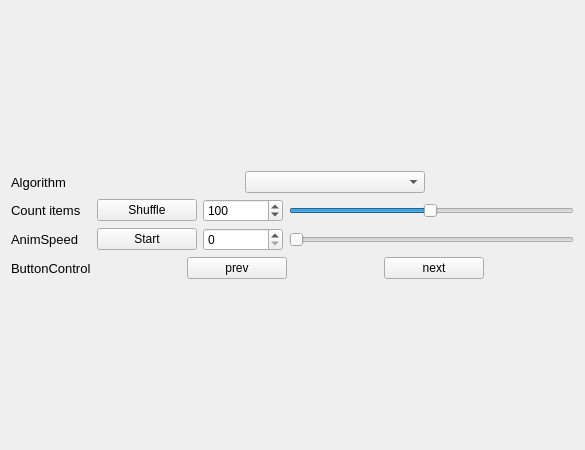
<?xml version="1.0" encoding="UTF-8"?>
<ui version="4.0">
 <class>MainWindow</class>
 <widget class="QMainWindow" name="MainWindow">
  <property name="geometry">
   <rect>
    <x>0</x>
    <y>0</y>
    <width>585</width>
    <height>450</height>
   </rect>
  </property>
  <property name="sizePolicy">
   <sizepolicy hsizetype="Fixed" vsizetype="Fixed">
    <horstretch>0</horstretch>
    <verstretch>0</verstretch>
   </sizepolicy>
  </property>
  <property name="windowTitle">
   <string>MainWindow</string>
  </property>
  <widget class="QWidget" name="centralWidget">
   <layout class="QVBoxLayout" name="verticalLayout">
    <item>
     <layout class="QHBoxLayout" name="lyPainter"/>
    </item>
    <item>
     <layout class="QGridLayout" name="lyGrid">
      <item row="3" column="1">
       <layout class="QGridLayout" name="gridLayout_3">
        <item row="0" column="2">
         <spacer name="horizontalSpacer">
          <property name="orientation">
           <enum>Qt::Horizontal</enum>
          </property>
          <property name="sizeHint" stdset="0">
           <size>
            <width>40</width>
            <height>20</height>
           </size>
          </property>
         </spacer>
        </item>
        <item row="0" column="3">
         <widget class="QPushButton" name="next_btn">
          <property name="minimumSize">
           <size>
            <width>100</width>
            <height>0</height>
           </size>
          </property>
          <property name="text">
           <string>next</string>
          </property>
         </widget>
        </item>
        <item row="0" column="1">
         <widget class="QPushButton" name="back_btn">
          <property name="minimumSize">
           <size>
            <width>100</width>
            <height>0</height>
           </size>
          </property>
          <property name="text">
           <string>prev</string>
          </property>
         </widget>
        </item>
        <item row="0" column="0">
         <spacer name="horizontalSpacer_2">
          <property name="orientation">
           <enum>Qt::Horizontal</enum>
          </property>
          <property name="sizeHint" stdset="0">
           <size>
            <width>40</width>
            <height>20</height>
           </size>
          </property>
         </spacer>
        </item>
        <item row="0" column="4">
         <spacer name="horizontalSpacer_3">
          <property name="orientation">
           <enum>Qt::Horizontal</enum>
          </property>
          <property name="sizeHint" stdset="0">
           <size>
            <width>40</width>
            <height>20</height>
           </size>
          </property>
         </spacer>
        </item>
       </layout>
      </item>
      <item row="2" column="1">
       <layout class="QGridLayout" name="gridLayout_2">
        <item row="0" column="1">
         <widget class="QSpinBox" name="AnimSpeed_spin">
          <property name="sizePolicy">
           <sizepolicy hsizetype="Minimum" vsizetype="Fixed">
            <horstretch>0</horstretch>
            <verstretch>0</verstretch>
           </sizepolicy>
          </property>
          <property name="minimumSize">
           <size>
            <width>80</width>
            <height>23</height>
           </size>
          </property>
         </widget>
        </item>
        <item row="0" column="0">
         <widget class="QPushButton" name="Start_btn">
          <property name="sizePolicy">
           <sizepolicy hsizetype="Fixed" vsizetype="Fixed">
            <horstretch>0</horstretch>
            <verstretch>0</verstretch>
           </sizepolicy>
          </property>
          <property name="minimumSize">
           <size>
            <width>100</width>
            <height>21</height>
           </size>
          </property>
          <property name="text">
           <string>Start</string>
          </property>
         </widget>
        </item>
        <item row="0" column="2">
         <widget class="QSlider" name="AnimSpeed_slider">
          <property name="sizePolicy">
           <sizepolicy hsizetype="Expanding" vsizetype="Fixed">
            <horstretch>0</horstretch>
            <verstretch>0</verstretch>
           </sizepolicy>
          </property>
          <property name="minimumSize">
           <size>
            <width>150</width>
            <height>0</height>
           </size>
          </property>
          <property name="font">
           <font>
            <pointsize>10</pointsize>
           </font>
          </property>
          <property name="orientation">
           <enum>Qt::Horizontal</enum>
          </property>
         </widget>
        </item>
       </layout>
      </item>
      <item row="0" column="0">
       <widget class="QLabel" name="Alg_lbl">
        <property name="sizePolicy">
         <sizepolicy hsizetype="Fixed" vsizetype="Preferred">
          <horstretch>0</horstretch>
          <verstretch>0</verstretch>
         </sizepolicy>
        </property>
        <property name="font">
         <font>
          <pointsize>10</pointsize>
         </font>
        </property>
        <property name="text">
         <string>Algorithm</string>
        </property>
       </widget>
      </item>
      <item row="2" column="0">
       <widget class="QLabel" name="AnimSpeed_lbl">
        <property name="font">
         <font>
          <pointsize>10</pointsize>
         </font>
        </property>
        <property name="text">
         <string>AnimSpeed</string>
        </property>
        <property name="alignment">
         <set>Qt::AlignLeading|Qt::AlignLeft|Qt::AlignVCenter</set>
        </property>
       </widget>
      </item>
      <item row="3" column="0">
       <widget class="QLabel" name="ButtonControl_LBL">
        <property name="font">
         <font>
          <pointsize>10</pointsize>
         </font>
        </property>
        <property name="text">
         <string>ButtonControl</string>
        </property>
       </widget>
      </item>
      <item row="1" column="0">
       <widget class="QLabel" name="Count_items_lbl">
        <property name="font">
         <font>
          <pointsize>10</pointsize>
         </font>
        </property>
        <property name="text">
         <string>Count items</string>
        </property>
       </widget>
      </item>
      <item row="0" column="1">
       <layout class="QGridLayout" name="gridLayout">
        <item row="0" column="0">
         <widget class="QComboBox" name="Algos_combobox">
          <property name="sizePolicy">
           <sizepolicy hsizetype="Fixed" vsizetype="Fixed">
            <horstretch>0</horstretch>
            <verstretch>0</verstretch>
           </sizepolicy>
          </property>
          <property name="minimumSize">
           <size>
            <width>180</width>
            <height>0</height>
           </size>
          </property>
         </widget>
        </item>
       </layout>
      </item>
      <item row="1" column="1">
       <layout class="QHBoxLayout" name="horizontalLayout">
        <item>
         <widget class="QPushButton" name="shuffle_btn">
          <property name="sizePolicy">
           <sizepolicy hsizetype="Fixed" vsizetype="Fixed">
            <horstretch>0</horstretch>
            <verstretch>0</verstretch>
           </sizepolicy>
          </property>
          <property name="minimumSize">
           <size>
            <width>100</width>
            <height>0</height>
           </size>
          </property>
          <property name="text">
           <string>Shuffle</string>
          </property>
         </widget>
        </item>
        <item>
         <widget class="QSpinBox" name="count_items_spin">
          <property name="enabled">
           <bool>true</bool>
          </property>
          <property name="minimumSize">
           <size>
            <width>80</width>
            <height>0</height>
           </size>
          </property>
          <property name="minimum">
           <number>2</number>
          </property>
          <property name="maximum">
           <number>200</number>
          </property>
          <property name="value">
           <number>100</number>
          </property>
          <property name="displayIntegerBase">
           <number>10</number>
          </property>
         </widget>
        </item>
        <item>
         <widget class="QSlider" name="count_items_slider">
          <property name="minimum">
           <number>2</number>
          </property>
          <property name="maximum">
           <number>200</number>
          </property>
          <property name="value">
           <number>100</number>
          </property>
          <property name="orientation">
           <enum>Qt::Horizontal</enum>
          </property>
         </widget>
        </item>
       </layout>
      </item>
     </layout>
    </item>
   </layout>
  </widget>
 </widget>
 <layoutdefault spacing="6" margin="11"/>
 <resources/>
 <connections>
  <connection>
   <sender>AnimSpeed_slider</sender>
   <signal>valueChanged(int)</signal>
   <receiver>AnimSpeed_spin</receiver>
   <slot>setValue(int)</slot>
   <hints>
    <hint type="sourcelabel">
     <x>573</x>
     <y>368</y>
    </hint>
    <hint type="destinationlabel">
     <x>279</x>
     <y>372</y>
    </hint>
   </hints>
  </connection>
  <connection>
   <sender>AnimSpeed_spin</sender>
   <signal>valueChanged(int)</signal>
   <receiver>AnimSpeed_slider</receiver>
   <slot>setValue(int)</slot>
   <hints>
    <hint type="sourcelabel">
     <x>279</x>
     <y>372</y>
    </hint>
    <hint type="destinationlabel">
     <x>573</x>
     <y>368</y>
    </hint>
   </hints>
  </connection>
  <connection>
   <sender>count_items_spin</sender>
   <signal>valueChanged(int)</signal>
   <receiver>count_items_slider</receiver>
   <slot>setValue(int)</slot>
   <hints>
    <hint type="sourcelabel">
     <x>105</x>
     <y>307</y>
    </hint>
    <hint type="destinationlabel">
     <x>174</x>
     <y>307</y>
    </hint>
   </hints>
  </connection>
  <connection>
   <sender>count_items_slider</sender>
   <signal>valueChanged(int)</signal>
   <receiver>count_items_spin</receiver>
   <slot>setValue(int)</slot>
   <hints>
    <hint type="sourcelabel">
     <x>261</x>
     <y>309</y>
    </hint>
    <hint type="destinationlabel">
     <x>113</x>
     <y>307</y>
    </hint>
   </hints>
  </connection>
 </connections>
</ui>
